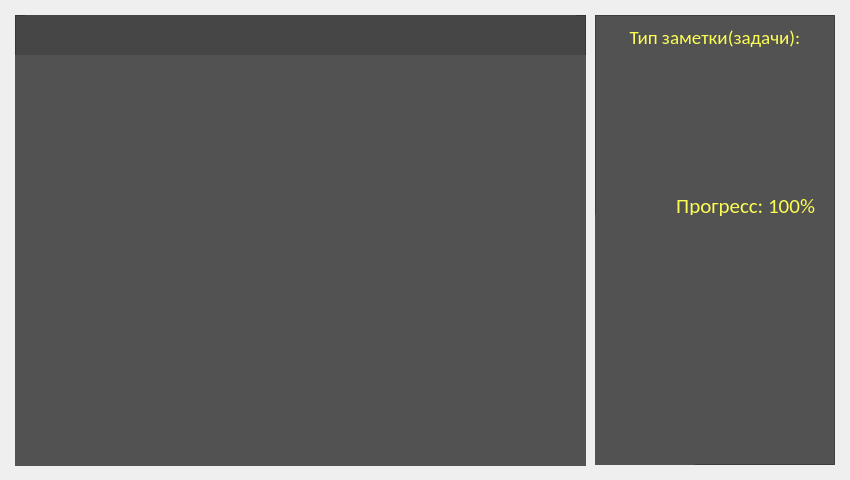
<?xml version="1.0" encoding="UTF-8"?>
<ui version="4.0">
 <class>edit_note_window</class>
 <widget class="QWidget" name="edit_note_window">
  <property name="windowModality">
   <enum>Qt::ApplicationModal</enum>
  </property>
  <property name="geometry">
   <rect>
    <x>0</x>
    <y>0</y>
    <width>850</width>
    <height>480</height>
   </rect>
  </property>
  <property name="minimumSize">
   <size>
    <width>850</width>
    <height>480</height>
   </size>
  </property>
  <property name="maximumSize">
   <size>
    <width>850</width>
    <height>480</height>
   </size>
  </property>
  <property name="windowTitle">
   <string>Edit your note!</string>
  </property>
  <widget class="QLabel" name="background_label">
   <property name="geometry">
    <rect>
     <x>0</x>
     <y>0</y>
     <width>850</width>
     <height>480</height>
    </rect>
   </property>
   <property name="text">
    <string/>
   </property>
   <property name="pixmap">
    <pixmap>../UI/MiniWall.png</pixmap>
   </property>
  </widget>
  <widget class="QFrame" name="tool_panel">
   <property name="geometry">
    <rect>
     <x>595</x>
     <y>15</y>
     <width>240</width>
     <height>450</height>
    </rect>
   </property>
   <property name="styleSheet">
    <string notr="true">background-color: rgba(82, 82, 82, 255)</string>
   </property>
   <property name="frameShape">
    <enum>QFrame::StyledPanel</enum>
   </property>
   <property name="frameShadow">
    <enum>QFrame::Raised</enum>
   </property>
   <widget class="QLabel" name="status_label">
    <property name="geometry">
     <rect>
      <x>10</x>
      <y>10</y>
      <width>220</width>
      <height>50</height>
     </rect>
    </property>
    <property name="font">
     <font>
      <family>Calibri</family>
      <pointsize>14</pointsize>
     </font>
    </property>
    <property name="styleSheet">
     <string notr="true">color: #fbfd53;
border: none;</string>
    </property>
    <property name="text">
     <string>Тип заметки(задачи):</string>
    </property>
    <property name="alignment">
     <set>Qt::AlignHCenter|Qt::AlignTop</set>
    </property>
   </widget>
   <widget class="QPushButton" name="green_button">
    <property name="geometry">
     <rect>
      <x>5</x>
      <y>70</y>
      <width>70</width>
      <height>70</height>
     </rect>
    </property>
    <property name="styleSheet">
     <string notr="true">border:none</string>
    </property>
    <property name="text">
     <string/>
    </property>
    <property name="icon">
     <iconset>
      <normaloff>../UI/lump_green_off.png</normaloff>../UI/lump_green_off.png</iconset>
    </property>
    <property name="iconSize">
     <size>
      <width>70</width>
      <height>70</height>
     </size>
    </property>
   </widget>
   <widget class="QPushButton" name="yellow_button">
    <property name="geometry">
     <rect>
      <x>85</x>
      <y>70</y>
      <width>70</width>
      <height>70</height>
     </rect>
    </property>
    <property name="styleSheet">
     <string notr="true">border:none</string>
    </property>
    <property name="text">
     <string/>
    </property>
    <property name="icon">
     <iconset>
      <normaloff>../UI/lump_yellow_off.png</normaloff>../UI/lump_yellow_off.png</iconset>
    </property>
    <property name="iconSize">
     <size>
      <width>70</width>
      <height>70</height>
     </size>
    </property>
   </widget>
   <widget class="QPushButton" name="red_button">
    <property name="geometry">
     <rect>
      <x>165</x>
      <y>70</y>
      <width>70</width>
      <height>70</height>
     </rect>
    </property>
    <property name="styleSheet">
     <string notr="true">border:none</string>
    </property>
    <property name="text">
     <string/>
    </property>
    <property name="icon">
     <iconset>
      <normaloff>../UI/lump_red_off.png</normaloff>../UI/lump_red_off.png</iconset>
    </property>
    <property name="iconSize">
     <size>
      <width>70</width>
      <height>70</height>
     </size>
    </property>
   </widget>
   <widget class="QLabel" name="progress_text">
    <property name="geometry">
     <rect>
      <x>20</x>
      <y>170</y>
      <width>200</width>
      <height>41</height>
     </rect>
    </property>
    <property name="font">
     <font>
      <family>Calibri</family>
      <pointsize>16</pointsize>
     </font>
    </property>
    <property name="styleSheet">
     <string notr="true">color: #fbfd53;
border: none;</string>
    </property>
    <property name="text">
     <string>Прогресс: 100%</string>
    </property>
    <property name="alignment">
     <set>Qt::AlignRight|Qt::AlignTrailing|Qt::AlignVCenter</set>
    </property>
   </widget>
   <widget class="QPushButton" name="progress_up_button">
    <property name="geometry">
     <rect>
      <x>150</x>
      <y>230</y>
      <width>80</width>
      <height>50</height>
     </rect>
    </property>
    <property name="styleSheet">
     <string notr="true">border:none;background-color:rgba(0, 0, 0, 0);</string>
    </property>
    <property name="text">
     <string/>
    </property>
    <property name="icon">
     <iconset>
      <normaloff>../UI/button_up.png</normaloff>../UI/button_up.png</iconset>
    </property>
    <property name="iconSize">
     <size>
      <width>80</width>
      <height>50</height>
     </size>
    </property>
   </widget>
   <widget class="QPushButton" name="progress_down_button">
    <property name="geometry">
     <rect>
      <x>150</x>
      <y>280</y>
      <width>80</width>
      <height>50</height>
     </rect>
    </property>
    <property name="styleSheet">
     <string notr="true">border:none;
background-color:rgba(0, 0, 0, 0);</string>
    </property>
    <property name="text">
     <string/>
    </property>
    <property name="icon">
     <iconset>
      <normaloff>../UI/button_down.png</normaloff>../UI/button_down.png</iconset>
    </property>
    <property name="iconSize">
     <size>
      <width>80</width>
      <height>50</height>
     </size>
    </property>
   </widget>
   <widget class="QPushButton" name="save_button">
    <property name="geometry">
     <rect>
      <x>150</x>
      <y>360</y>
      <width>70</width>
      <height>70</height>
     </rect>
    </property>
    <property name="styleSheet">
     <string notr="true">border:none;
background-color:rgba(0, 0, 0, 0);</string>
    </property>
    <property name="text">
     <string/>
    </property>
    <property name="icon">
     <iconset>
      <normaloff>../UI/save_button.png</normaloff>../UI/save_button.png</iconset>
    </property>
    <property name="iconSize">
     <size>
      <width>70</width>
      <height>70</height>
     </size>
    </property>
   </widget>
   <widget class="QLabel" name="progress_bar">
    <property name="geometry">
     <rect>
      <x>0</x>
      <y>200</y>
      <width>100</width>
      <height>250</height>
     </rect>
    </property>
    <property name="text">
     <string/>
    </property>
    <property name="pixmap">
     <pixmap>../UI/empty.png</pixmap>
    </property>
   </widget>
  </widget>
  <widget class="QFrame" name="title_panel">
   <property name="geometry">
    <rect>
     <x>15</x>
     <y>15</y>
     <width>571</width>
     <height>41</height>
    </rect>
   </property>
   <property name="styleSheet">
    <string notr="true">background-color: rgba(70, 70, 70, 255)</string>
   </property>
   <property name="frameShape">
    <enum>QFrame::StyledPanel</enum>
   </property>
   <property name="frameShadow">
    <enum>QFrame::Raised</enum>
   </property>
   <widget class="QLineEdit" name="title_field">
    <property name="geometry">
     <rect>
      <x>10</x>
      <y>0</y>
      <width>551</width>
      <height>41</height>
     </rect>
    </property>
    <property name="font">
     <font>
      <family>Calibri</family>
      <pointsize>20</pointsize>
      <weight>75</weight>
      <bold>true</bold>
     </font>
    </property>
    <property name="styleSheet">
     <string notr="true">color: #fbfd53;
border: none;</string>
    </property>
    <property name="alignment">
     <set>Qt::AlignLeading|Qt::AlignLeft|Qt::AlignVCenter</set>
    </property>
   </widget>
  </widget>
  <widget class="QFrame" name="text_panel">
   <property name="geometry">
    <rect>
     <x>15</x>
     <y>55</y>
     <width>571</width>
     <height>411</height>
    </rect>
   </property>
   <property name="styleSheet">
    <string notr="true">background-color: rgba(82, 82, 82, 255)</string>
   </property>
   <property name="frameShape">
    <enum>QFrame::StyledPanel</enum>
   </property>
   <property name="frameShadow">
    <enum>QFrame::Raised</enum>
   </property>
   <widget class="QTextEdit" name="text_field">
    <property name="geometry">
     <rect>
      <x>0</x>
      <y>0</y>
      <width>571</width>
      <height>411</height>
     </rect>
    </property>
    <property name="font">
     <font>
      <family>Calibri</family>
      <pointsize>16</pointsize>
     </font>
    </property>
    <property name="styleSheet">
     <string notr="true">color: #fbfd53;
border: none;</string>
    </property>
   </widget>
  </widget>
 </widget>
 <resources/>
 <connections/>
</ui>
